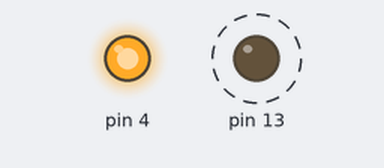
A sketch run on a simulated Arduino Uno, built with avr-gcc and run on an emulated ATmega328P. Shown: output pins drawn as LEDs (lit = HIGH). Dashed ring = blinking.

Above: at 0.2 s.
Timing chart, 0 to 4.5 s (numbered marks = the images above):
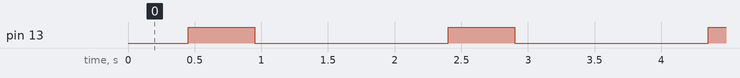

Measured:
- by itself, pin 13: alternates HIGH for 0.50 s and LOW for 1.5 s

The sketch:

rf_outlet_transmitter.ino
```cpp
#include <RCSwitch.h>

RCSwitch mySwitch = RCSwitch();

void setup() {
pinMode(4, OUTPUT);
  digitalWrite(4, HIGH);
 Serial.begin(9600);

 // Transmitter is connected to Arduino Pin #10
 mySwitch.enableTransmit(10);

 // Optional set pulse length.
 mySwitch.setPulseLength(186);

 // set protocol (default is 1, will work for most outlets)
  //mySwitch.setProtocol(1);

 // Optional set number of transmission repetitions.
 // mySwitch.setRepeatTransmit(15);

 pinMode(13,OUTPUT);

}

void loop() {
 mySwitch.send("010101000111010100000011");
 digitalWrite(13,HIGH);
 delay(500);
 digitalWrite(13,LOW);
 delay(1000);
 mySwitch.send("010101000111010100001100");
 digitalWrite(13,HIGH);
 delay(500);
 digitalWrite(13,LOW);
 delay(1000);

}
```
